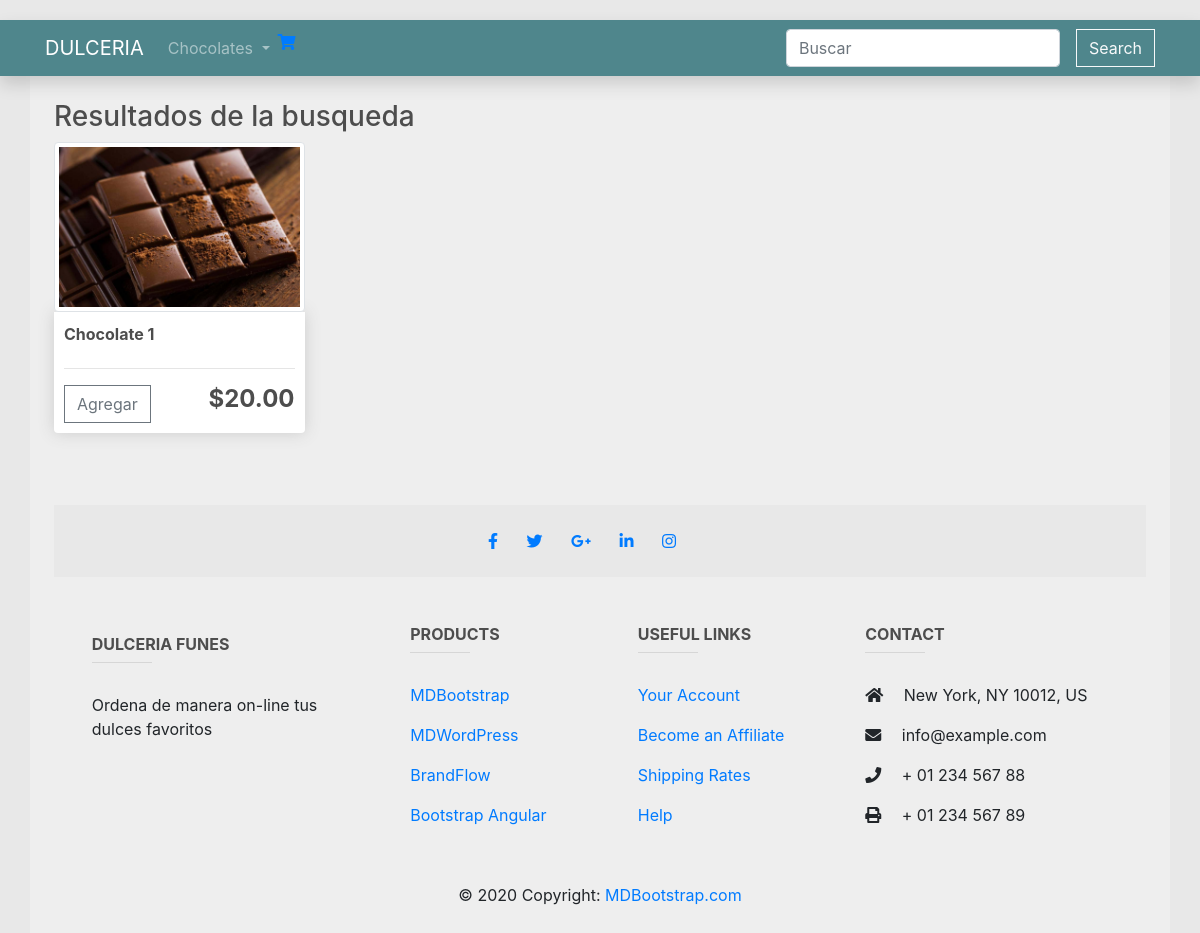
/search/, run on an earlier commit of the app's database.
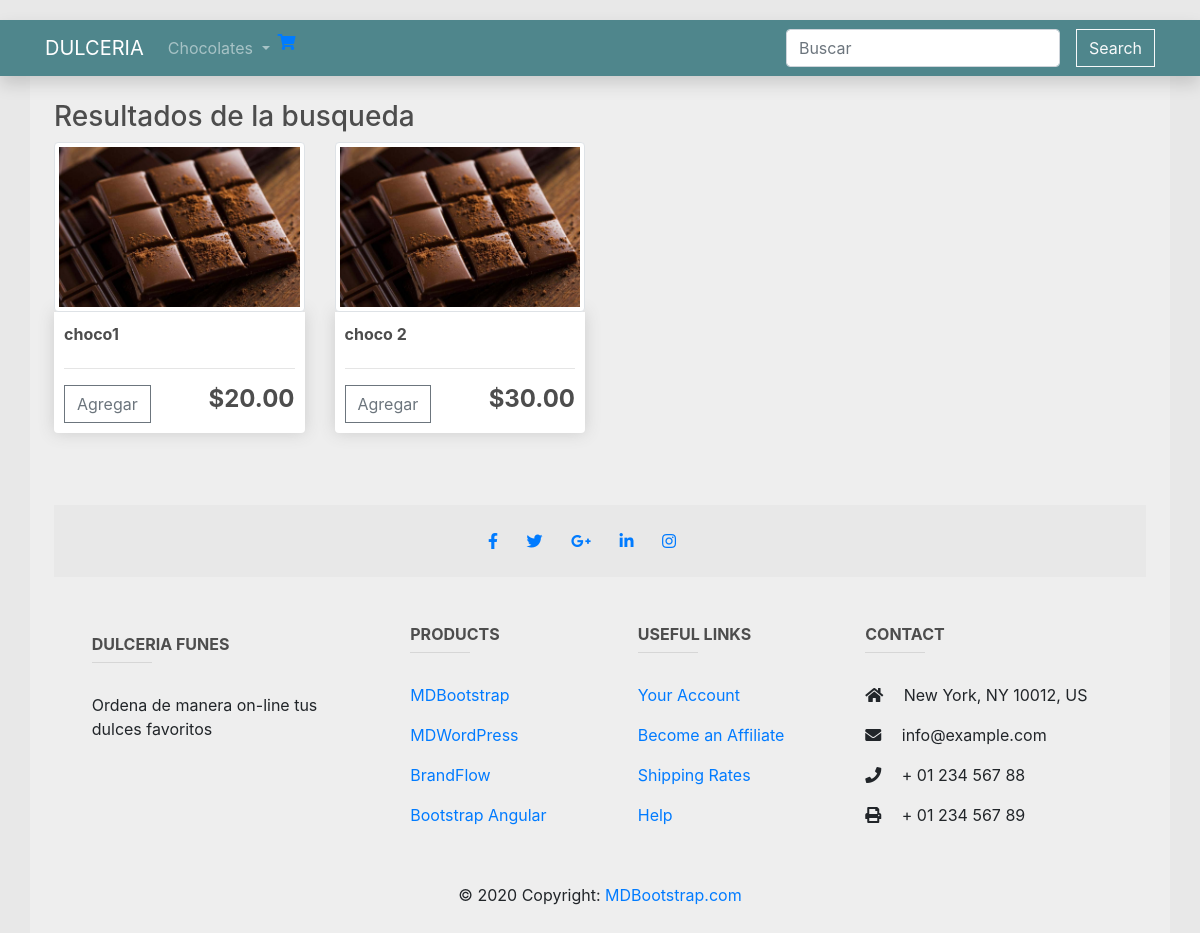
And on a later commit of the database.
### inventario_app/models.py (models this page shows, shortened)
class Product(models.Model):
    name = models.CharField(max_length=50, verbose_name="nombre")
    price = models.DecimalField(max_digits = 5, decimal_places= 2, verbose_name="precio")
    description = models.TextField(max_length=100, verbose_name="descripcion")
    timestamp = models.DateTimeField(default=timezone.now,blank=True, null=True)
    image = models.ImageField(default='chocolate.jpg',blank=True, null=True, verbose_name='imagen')
    category = models.ManyToManyField("Category", verbose_name='categoria', blank=True)
    views = models.IntegerField(default = 0, null=True, blank=True)

### inventario_app/views.py (the view)
# urls.py: path('search/', views.SearchProducts, name='search-view'),
def SearchProducts(request):
    queryset = Product.objects.all()
    query = request.GET.get('q')
    if query:
        queryset = queryset.filter(
            Q(name__icontains=query) |
            Q(description__icontains=query) |
            Q(category__name__icontains=query)
        ).distinct()
    context = {
        'products': queryset
    }
    return render(request, 'inventario_app/search_results.html', context)

### inventario_app/templates/inventario_app/search_results.html
{% extends 'inventario_app/base.html' %}
{% block body%}
<h3>Resultados de la busqueda</h3>
<div class="row">
    {% for product in products %}
    <div class="col-lg-3">
        <a href="{% url 'detail' id=product.id%}"><img class="img-thumbnail" src="{{product.image.url}}"></a>        <div class="box-element product">
            <a href="{% url 'detail' id=product.id%}"><h6 style="display: inline-block"><strong>{{product.name}}</strong></h6></a>
            <hr>
            <a href="{% url 'add-to-cart' id=product.id%}"><button class="btn btn-outline-secondary add-btn update-cart">Agregar </button></a>
            <h4 style="display: inline-block; float: right"><strong>${{product.price}}</strong></h4>
        </div>
        <br>
    </div>
    {% empty %}
    <div class="col-lg-4">
    <p>lo sentimos mucho, no se ha encontrado nada.</p>
    </div>
    {% endfor %}
</div>
{% endblock %}

What changed in the data, as far as the page shows it:
changed Product: name "Chocolate 1" → "choco1"
added Product: image (picture), name "choco 2", price "30.00"
